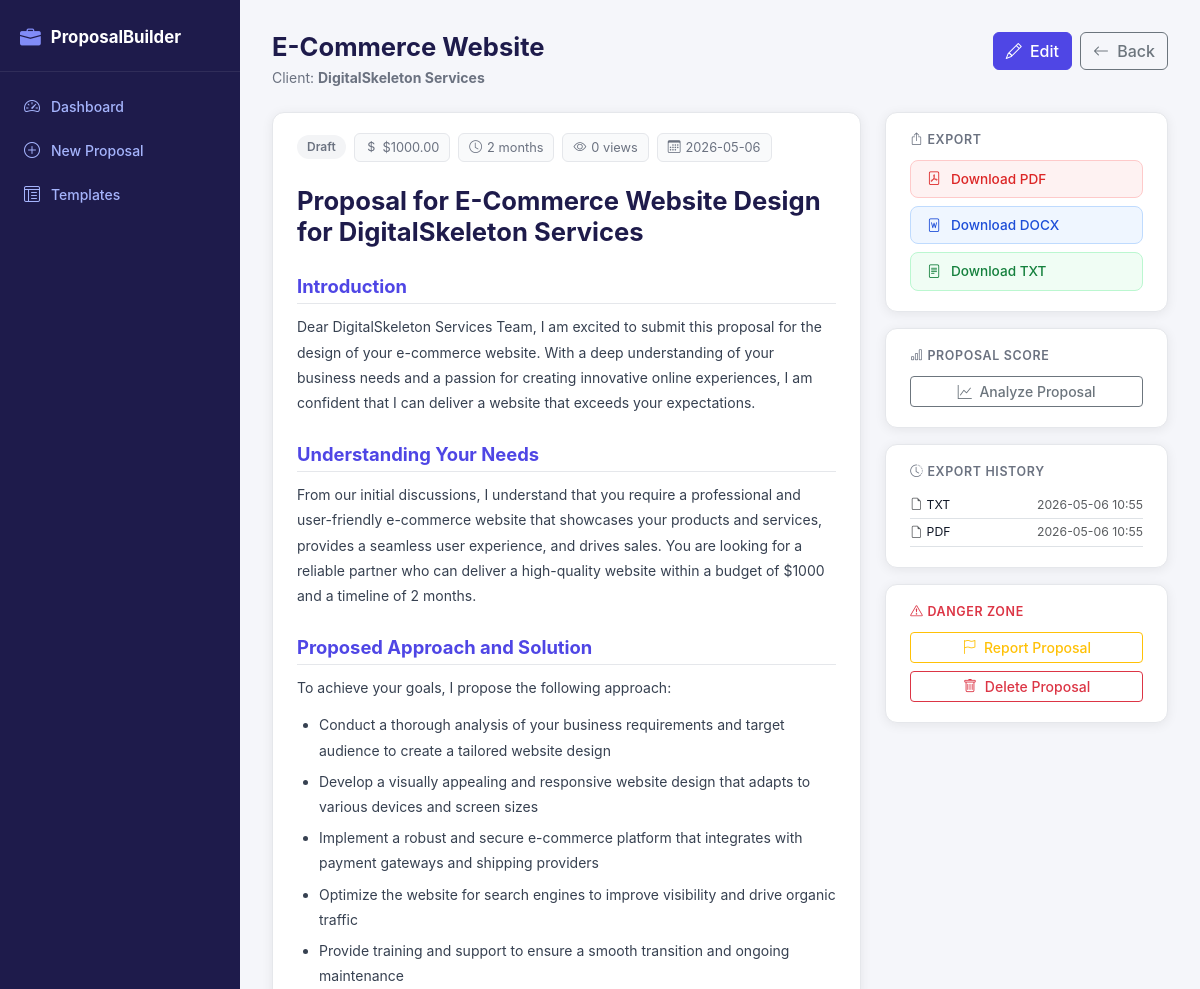
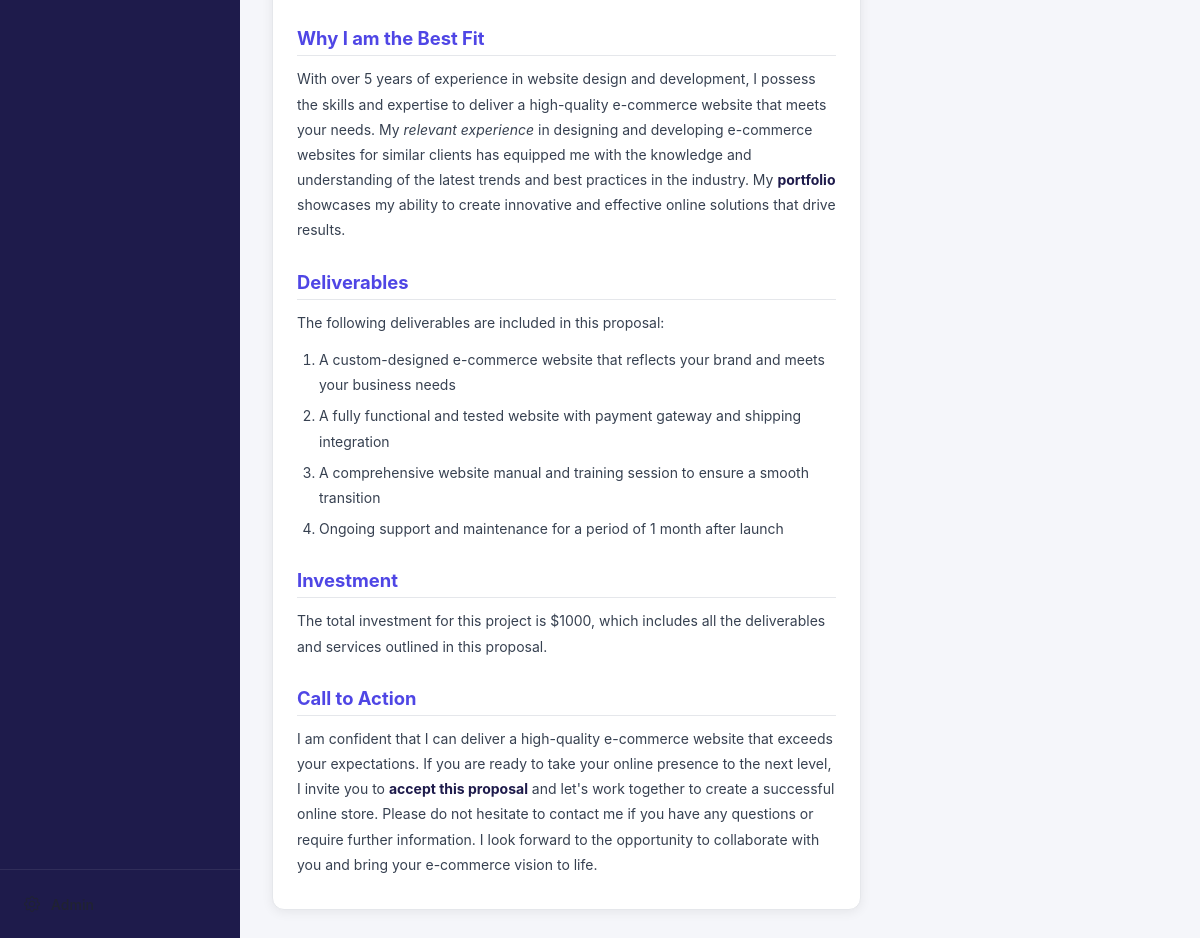
The page /proposals/3 on the database its author committed (2 pictures, top to bottom).
### tables this page shows
CREATE TABLE proposals (
            id INTEGER PRIMARY KEY AUTOINCREMENT,
            client_name TEXT NOT NULL,
            project_title TEXT NOT NULL,
            description TEXT,
            price REAL,
            timeline TEXT,
            status TEXT DEFAULT 'Draft',
            content TEXT,
            views INTEGER DEFAULT 0,
            share_token TEXT UNIQUE,
            created_at DATETIME DEFAULT CURRENT_TIMESTAMP,
            updated_at DATETIME DEFAULT CURRENT_TIMESTAMP
        );

CREATE TABLE export_history (
            id INTEGER PRIMARY KEY AUTOINCREMENT,
            proposal_id INTEGER NOT NULL,
            format TEXT NOT NULL,
            exported_at DATETIME DEFAULT CURRENT_TIMESTAMP,
            FOREIGN KEY (proposal_id) REFERENCES proposals(id) ON DELETE CASCADE
        );

### routes/proposals.py (the view)
@proposals_bp.route('/proposals/<int:pid>')
def view_proposal(pid):
    proposal = models.get_proposal(pid)
    if not proposal:
        abort(404)
    export_history = models.get_export_history(pid)
    return render_template('proposal_view.html', proposal=proposal, export_history=export_history)

### models.py (called while the page is built)
def get_db():
    conn = sqlite3.connect(DB_PATH)
    conn.row_factory = sqlite3.Row
    conn.execute("PRAGMA foreign_keys = ON")
    return conn

def get_proposal(pid):
    conn = get_db()
    row = conn.execute('SELECT * FROM proposals WHERE id=?', (pid,)).fetchone()
    conn.close()
    return dict(row) if row else None

def get_export_history(proposal_id):
    conn = get_db()
    rows = conn.execute(
        'SELECT * FROM export_history WHERE proposal_id=? ORDER BY exported_at DESC', (proposal_id,)
    ).fetchall()
    conn.close()
    return [dict(r) for r in rows]

### templates/proposal_view.html (shortened to what this page needs)
{% extends 'base.html' %}
{% block content %}
<div class="page-header">
  <div>
    <h1 class="page-title">{{ proposal.project_title }}</h1>
    <p class="page-sub">Client: <strong>{{ proposal.client_name }}</strong></p>
  </div>
  <div class="d-flex gap-2 flex-wrap">
    <a href="/proposals/{{ proposal.id }}/edit" class="btn btn-primary">
      <i class="bi bi-pencil me-1"></i> Edit
    </a>
    <a href="/" class="btn btn-outline-secondary">
      <i class="bi bi-arrow-left me-1"></i> Back
    </a>
  </div>
</div>
<div class="row g-4">
  <div class="col-lg-8">
    <div class="card-panel">
      <div class="proposal-meta-bar mb-4">
        <span class="status-pill status-{{ proposal.status|lower }}">{{ proposal.status }}</span>
        {% if proposal.price %}
        <span class="meta-chip"><i class="bi bi-currency-dollar"></i> ${{ "%.2f"|format(proposal.price|float) }}</span>
        {% endif %}
        {% if proposal.timeline %}
        <span class="meta-chip"><i class="bi bi-clock"></i> {{ proposal.timeline }}</span>
        {% endif %}
        <span class="meta-chip"><i class="bi bi-eye"></i> {{ proposal.views }} views</span>
        <span class="meta-chip"><i class="bi bi-calendar3"></i> {{ proposal.created_at[:10] }}</span>
      </div>
      {% if proposal.content %}
      <div class="proposal-content-view">
        {{ proposal.content|safe }}
      </div>
      {% elif proposal.description %}
      <div class="proposal-content-view">
        <p>{{ proposal.description }}</p>
      </div>
      {% else %}
      <p class="text-muted fst-italic">No content yet. <a href="/proposals/{{ proposal.id }}/edit">Edit this proposal</a> to add content.</p>
      {% endif %}
    </div>
  </div>
  <div class="col-lg-4">
    <div class="card-panel mb-3">
      <h6 class="card-panel-title"><i class="bi bi-box-arrow-up me-1"></i>Export</h6>
      <div class="d-grid gap-2">
        <a href="/proposals/{{ proposal.id }}/export/pdf" class="btn btn-export-pdf">
          <i class="bi bi-file-pdf me-1"></i> Download PDF
        </a>
        <a href="/proposals/{{ proposal.id }}/export/docx" class="btn btn-export-docx">
          <i class="bi bi-file-word me-1"></i> Download DOCX
        </a>
        <a href="/proposals/{{ proposal.id }}/export/txt" class="btn btn-export-txt">
          <i class="bi bi-file-text me-1"></i> Download TXT
        </a>
      </div>
    </div>
    <div class="card-panel mb-3">
      <h6 class="card-panel-title"><i class="bi bi-bar-chart me-1"></i>Proposal Score</h6>
      <button class="btn btn-outline-secondary btn-sm w-100" id="scoreBtn" data-pid="{{ proposal.id }}">
        <i class="bi bi-graph-up me-1"></i> Analyze Proposal
      </button>
    </div>
    {% if export_history %}
    <div class="card-panel mb-3">
      <h6 class="card-panel-title"><i class="bi bi-clock-history me-1"></i>Export History</h6>
      <ul class="list-unstyled mb-0 small">
        {% for e in export_history[:5] %}
        <li class="d-flex justify-content-between py-1 border-bottom">
          <span><i class="bi bi-file-earmark me-1 text-muted"></i>{{ e.format|upper }}</span>
          <span class="text-muted">{{ e.exported_at[:16] }}</span>
        </li>
        {% endfor %}
      </ul>
    </div>
    {% endif %}
    <div class="card-panel">
      <h6 class="card-panel-title text-danger"><i class="bi bi-exclamation-triangle me-1"></i>Danger Zone</h6>
      <div class="d-grid gap-2">
        <button class="btn btn-outline-warning btn-sm" data-bs-toggle="collapse" data-bs-target="#reportForm">
          <i class="bi bi-flag me-1"></i> Report Proposal
        </button>
        <button type="button" class="btn btn-outline-danger btn-sm" id="deleteToggleBtn">
          <i class="bi bi-trash me-1"></i> Delete Proposal
        </button>
      </div>
    </div>
  </div>
</div>
{% endblock %}

### static/style.css (style rules this page uses)
:root { --sidebar-w: 240px; --brand: #4f46e5; --brand-dark: #3730a3; --brand-light: #eef2ff; --success: #22c55e; --warning: #f59e0b; --danger: #ef4444; --muted: #6b7280; --border: #e5e7eb; --bg: #f5f6fa; --card-bg: #ffffff; --text: #111827; --radius: 12px; --shadow: 0 2px 12px rgba(0,0,0,.07); }
*, *::before, *::after { box-sizing: border-box; }
body { margin: 0; font-family: 'Inter', system-ui, -apple-system, sans-serif; background: var(--bg); color: var(--text); font-size: 14px; }
.page-header { display: flex; justify-content: space-between; align-items: flex-start; margin-bottom: 24px; flex-wrap: wrap; gap: 12px; }
.page-title { font-size: 1.6rem; font-weight: 700; margin: 0; color: #1e1b4b; }
.page-sub { color: var(--muted); margin: 4px 0 0; font-size: .875rem; }
.card-panel { background: var(--card-bg); border-radius: var(--radius); padding: 20px 24px; box-shadow: var(--shadow); border: 1px solid var(--border); }
.card-panel-title { font-size: .78rem; font-weight: 600; text-transform: uppercase; letter-spacing: .05em; color: var(--muted); margin-bottom: 12px; }
.status-pill { display: inline-flex; align-items: center; padding: 3px 10px; border-radius: 999px; font-size: .75rem; font-weight: 600; }
.status-draft { background: #f3f4f6; color: #6b7280; }
.meta-chip { display: inline-flex; align-items: center; gap: 5px; font-size: .8rem; color: var(--muted); background: #f9fafb; border: 1px solid var(--border); border-radius: 6px; padding: 4px 10px; }
.btn-export-pdf { background: #fef2f2; color: #dc2626; border: 1px solid #fecaca; padding: 8px 16px; border-radius: 8px; font-size: .85rem; font-weight: 600; text-decoration: none; display: inline-flex; align-items: center; gap: 6px; transition: background .15s; }
.btn-export-docx { background: #eff6ff; color: #1d4ed8; border: 1px solid #bfdbfe; padding: 8px 16px; border-radius: 8px; font-size: .85rem; font-weight: 600; text-decoration: none; display: inline-flex; align-items: center; gap: 6px; transition: background .15s; }
.btn-export-txt { background: #f0fdf4; color: #15803d; border: 1px solid #bbf7d0; padding: 8px 16px; border-radius: 8px; font-size: .85rem; font-weight: 600; text-decoration: none; display: inline-flex; align-items: center; gap: 6px; transition: background .15s; }
.proposal-content-view { line-height: 1.8; color: #374151; }
.proposal-content-view h1 { font-size: 1.6rem; font-weight: 700; color: #1e1b4b; margin-bottom: 14px; }
.proposal-content-view h2 { font-size: 1.15rem; font-weight: 700; color: var(--brand); margin-top: 28px; margin-bottom: 10px; border-bottom: 1px solid var(--border); padding-bottom: 6px; }
.proposal-content-view p { margin-bottom: 12px; }
.proposal-content-view ul, .proposal-content-view ol { padding-left: 22px; margin-bottom: 12px; }
.proposal-content-view li { margin-bottom: 6px; }
.proposal-content-view strong { color: #1e1b4b; }
.proposal-meta-bar { display: flex; flex-wrap: wrap; gap: 8px; align-items: center; }
.btn { font-weight: 500; }
.btn-primary { background: var(--brand); border-color: var(--brand); }

### rows shown on the page
proposals: project_title "E-Commerce Website", client_name "DigitalSkeleton Services", status "Draft", price "1000.00", timeline "2 months", views "0", created_at "2026-05-06", content "Proposal for E-Commerce Website Design for DigitalSkeleton Services Introduction Dear DigitalSkeleton Services Team, I am excited to submit this proposal for the design of your e-commerce website. With a deep understanding of your business needs and a passion for creating innovative online experiences, I am confident that I can deliver a website that exceeds your expectations. Understanding Your Needs From our initial discussions, I understand that you require a professional and user-friendly e-commerce website that showcases your products and services, provides a seamless user experience, and drives sales. You are looking for a reliable partner who can deliver a high-quality website within…"
export_history: format "TXT", exported_at "2026-05-06 10:55"
export_history: format "PDF", exported_at "2026-05-06 10:55"
